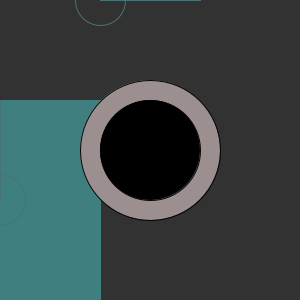
Frame 1 (no input)
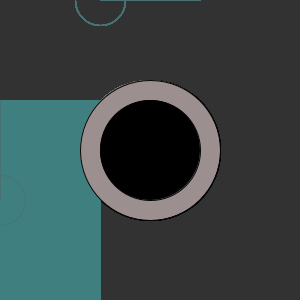
Frame 60 (the mouse pressed at the canvas centre just before this capture)
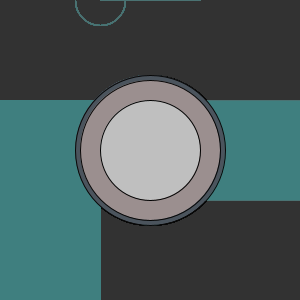
Frame 120 (the mouse held since frame 60 and released just before this capture)

The Processing sketch that drew these frames (run headless with seeded random() and noise(); from frame 60 on, the mouse is pressed at the canvas centre):

// Processing sketch: processing_35529
// ── processing_35529.pde

void setup(){
  size(300,300);
  smooth();
  background(50);
  colorMode(HSB,200);
}

void draw(){
  
  stroke(100,100,100);
  fill(100,100,100);
  rect(0,100,100,300);
  
  stroke(100,70,90);
  rect(mouseX,100,mouseX,100);
  rect(100,-mouseY,100,-mouseY);
  
  fill(230);
  ellipse(100,mouseY,50,50);
  
  fill(230);
  ellipse(mouseY,200,50,50);
  
  stroke(6);
  fill(116,37,73);
  ellipse(width/2,height/2,mouseX,mouseX);
  
  stroke(4);
  fill(245,15,122);
  ellipse(width/2,height/2,140,140);
  
  stroke(2);
  fill(mouseX);
  ellipse(width/2,height/2,100,100);

}
